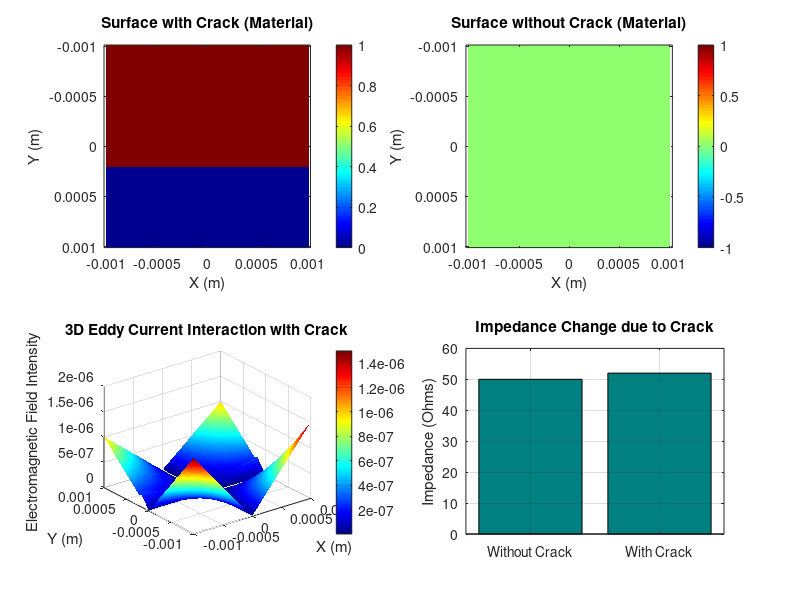

Here is the MATLAB script that generated this plot:
% Eddy Current Simulation for Crack Detection

clc;
clear;
close all;

% Material properties
sigma = 5.8e7; % Conductivity of copper (S/m)
mu = 4*pi*1e-7; % Permeability of free space (H/m)
f = 1e4; % Frequency of alternating current (Hz)
omega = 2*pi*f; % Angular frequency
A = 1e-3; % Current amplitude (A)

% Geometry of the material (cylinder)
radius = 1e-3; % Material radius in meters (1 mm)
length = 0.1; % Material length in meters (10 cm)

% Model the crack dimensions
crack_length = 5e-3; % Crack length in meters (5 mm)
crack_depth = 0.2e-3; % Crack depth in meters (0.2 mm)

% Eddy current penetration depth calculation (simplified model)
skin_depth = sqrt(2/(omega * mu * sigma)); % Skin depth (m)

% Define mesh for the material
grid_size = 100;
x = linspace(-radius, radius, grid_size); % X-axis
y = linspace(-radius, radius, grid_size); % Y-axis
[X, Y] = meshgrid(x, y); % Create mesh grid

% Apply a surface crack (represented by a reduced conductivity region)
Z = zeros(size(X)); % Material domain initialized to zero
crack_region = (X > -crack_length/2 & X < crack_length/2) & (Y < crack_depth);
Z(crack_region) = 1; % Crack area set to a lower conductivity (simulated)

% Eddy current model for surface interaction
% Using a simplified formula for impedance change based on crack size
impedance_without_crack = 50; % Ohms (example baseline impedance)
impedance_with_crack = impedance_without_crack + 2; % Example increase in impedance

% Display the surface with and without crack
figure;

% Plot the surface with crack (2D representation)
subplot(2,2,1);
imagesc(x, y, Z); 
colorbar;
colormap('jet');
title('Surface with Crack (Material)');
xlabel('X (m)');
ylabel('Y (m)');
axis equal;

% Plot the surface without crack (2D representation)
subplot(2,2,2);
Z_no_crack = zeros(size(X)); % No crack, pure material
imagesc(x, y, Z_no_crack);
colorbar;
colormap('jet');
title('Surface without Crack (Material)');
xlabel('X (m)');
ylabel('Y (m)');
axis equal;

% 3D Visualization of Crack and Eddy Current Interaction
subplot(2,2,3);
Z3D = abs(sin(X .* Y)); % Simulate the electromagnetic field (simplified)
Z3D_with_crack = Z3D;
Z3D_with_crack(crack_region) = Z3D_with_crack(crack_region) * 1.5; % Highlight eddy current interaction with crack

% Create 3D surface plot with crack interaction
surf(X, Y, Z3D_with_crack, 'EdgeColor','none');
title('3D Eddy Current Interaction with Crack');
xlabel('X (m)');
ylabel('Y (m)');
zlabel('Electromagnetic Field Intensity');
colorbar;
colormap('jet');
shading interp;
view(3); % Rotate to 3D view

% Plot current impedance change as a bar graph
subplot(2,2,4);
bar([impedance_without_crack, impedance_with_crack], 'FaceColor', [0 0.5 0.5]);
set(gca, 'xticklabel', {'Without Crack', 'With Crack'});
title('Impedance Change due to Crack');
ylabel('Impedance (Ohms)');
grid on;

% Display the results
disp(['Impedance without crack: ', num2str(impedance_without_crack), ' Ohms']);
disp(['Impedance with crack: ', num2str(impedance_with_crack), ' Ohms']);
disp(['Impedance change due to crack: ', num2str(impedance_with_crack - impedance_without_crack), ' Ohms']);
 